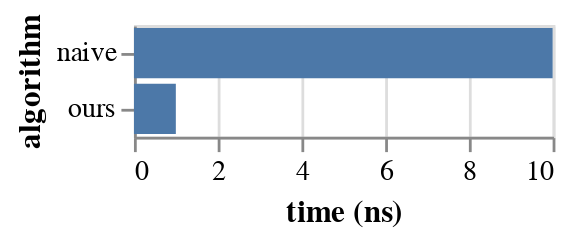

Source (notebook cell):
### Code cell
alt.Chart(data, title = "Prefix Scan Benchmark").mark_bar().encode(
    x = alt.X("time", axis = alt.Axis(title = "time (ns)")),
    y = "algorithm"
).properties(
    width = 150
)

### Figure 1 — Vega-Lite specification as saved in the notebook (floating-point values rounded to 4 significant figures)
{"config": {"view": {"continuousWidth": 400, "continuousHeight": 300}}, "data": {"name": "data-e5f979ca46ae73d46f736b3f425e727f"}, "mark": "bar", "encoding": {"x": {"type": "quantitative", "axis": {"title": "time (ns)"}, "field": "time"}, "y": {"type": "nominal", "field": "algorithm"}}, "width": 150, "$schema": "https://vega.github.io/schema/vega-lite/v4.8.1.json", "datasets": {"data-e5f979ca46ae73d46f736b3f425e727f": [{"algorithm": "naive", "time": 10}, {"algorithm": "ours", "time": 1}]}}
